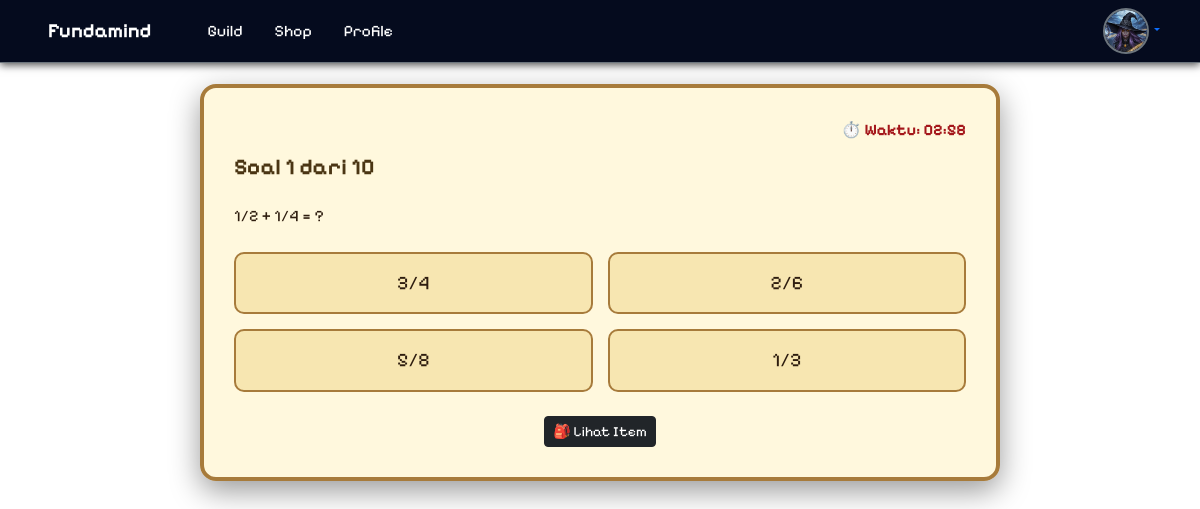
The app's page /pages/challenge_play.php?page=0 (signed in) with its own data.
### tables this page shows
CREATE TABLE `quest_questions` (
  `id_question` int NOT NULL,
  `id_chapter` int NOT NULL,
  `pertanyaan` text NOT NULL,
  `pilihan_a` varchar(255) DEFAULT NULL,
  `pilihan_b` varchar(255) DEFAULT NULL,
  `pilihan_c` varchar(255) DEFAULT NULL,
  `pilihan_d` varchar(255) DEFAULT NULL,
  `jawaban_benar` enum('a','b','c','d') NOT NULL,
  `petunjuk` text,
  `min_level` int DEFAULT '1',
  `kategori` enum('story','challenge','boss') NOT NULL DEFAULT 'story'
);

### pages/challenge_play.php (the view, shortened to what this page needs)
<?php
include 'db.php';
$user_id = $_SESSION['user_id'];
?>
<?php
$user_data = mysqli_fetch_assoc(mysqli_query($koneksi, "SELECT level FROM users WHERE id_user = $user_id"));
$level_user = $user_data['level'] ?? 1;
if (!isset($_SESSION['challenge_questions'])) {
    $result = mysqli_query($koneksi, "SELECT * FROM quest_questions WHERE min_level <= $level_user ORDER BY RAND() LIMIT 10");
}
$questions = $_SESSION['challenge_questions'];
$index = $_SESSION['challenge_index'] ?? 0;
$total = count($questions);
$current_question = $questions[$index];
?>
<!DOCTYPE html>
<html lang="id">
<head>
    <link href="https://cdn.jsdelivr.net/npm/bootstrap@5.3.3/dist/css/bootstrap.min.css" rel="stylesheet">
    <link rel="stylesheet" href="../assets/css/navbar.css">
</head>
<body>
    <?php include 'includes/navbar.php'; ?>
    <div class="container mt-4">
        <div class="card-question">
            <div class="btn-timer mb-2">
                ⏱️ Waktu: <span id="timer">--:--</span>
            </div>
            <div class="card-title">Soal <?= $index + 1 ?> dari <?= $total ?></div>
            <p class="mb-4"><?= nl2br(htmlspecialchars($current_question['pertanyaan'] ?? '-')) ?></p>
            <form method="post" id="formJawaban">
                <div class="choice-grid">
                    <?php foreach (['a', 'b', 'c', 'd'] as $opt): ?>
                        <?php if (!empty($current_question['pilihan_' . $opt])): ?>
                            <label>
                                <div class="choice-card"><?= htmlspecialchars($current_question['pilihan_' . $opt]) ?></div>
                            </label>
                        <?php endif; ?>
                    <?php endforeach; ?>
                </div>
            </form>
            <div class="text-center mt-4">
                <button class="btn btn-sm btn-dark" data-bs-toggle="modal" data-bs-target="#modalItem">🎒 Lihat Item</button>
            </div>
        </div>
    </div>
</body>
</html>

### pages/challenge_play.php (style rules this page uses)
body { background-image: url('../assets/images/guild_background_1440x1024.png'); background-size: cover; font-family: 'PixelifySans', sans-serif; color: #2e1d0f; padding-top: 60px; }
.card-question { background-color: rgba(255, 248, 220, 0.95); border: 4px solid #a77b3b; border-radius: 16px; padding: 30px; max-width: 800px; margin: 0 auto; box-shadow: 0 10px 30px rgba(0, 0, 0, 0.4); }
.card-title { font-size: 1.4rem; font-weight: bold; color: #4a3513; margin-bottom: 20px; }
.choice-grid { display: grid; grid-template-columns: repeat(2, 1fr); gap: 15px; }
.choice-card { background: #f7e6b1; border: 2px solid #a77b3b; padding: 15px; border-radius: 10px; text-align: center; font-size: 1.2rem; cursor: pointer; transition: 0.2s; }
.btn-timer { font-weight: bold; color: #a4161a; text-align: right; font-size: 1rem; }

### records on screen
quest_questions: pertanyaan "1/2 + 1/4 = ?", pilihan_a "3/4", pilihan_b "2/6", pilihan_c "5/8", pilihan_d "1/3"

### other values on screen
$index + 1 "1"
$total "10"
